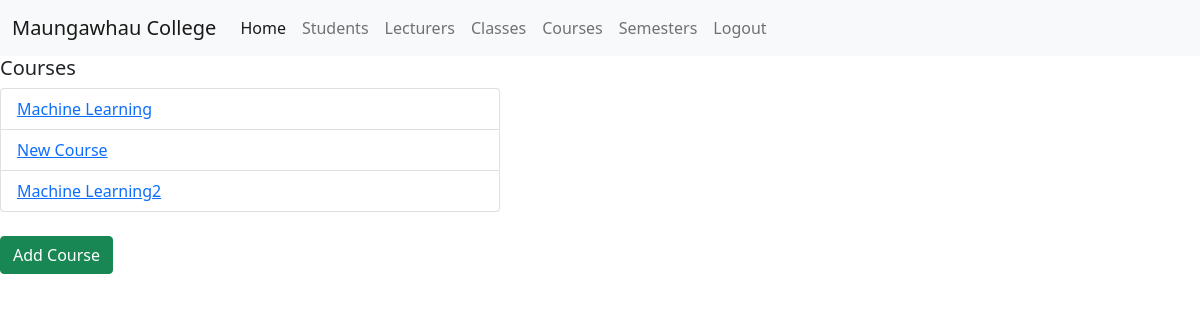
The page /courses/ (signed in) on the database its author committed.
### attendance/models.py (models this page shows, shortened)
class Course(models.Model):
    code = models.CharField(max_length=9)
    name = models.CharField(max_length=50)
    def __str__(self):
        return self.name

### attendance/views.py (the view)
# urls.py: path('courses/', ListCourse.as_view(), name="course-list"),
class ListCourse(ListView):
    model = Course
    template_name = "course/course-list.html"

### attendance/templates/course/course-list.html (shortened to what this page needs)
{% extends 'base.html' %}
{% block content %}
    {% if user.is_authenticated and user.is_superuser %}
        <h5>Courses</h5>
        <ul class="list-group">
            {% for Course in object_list %}
                <li class="list-group-item" style="width: 500px">
                    <a href="{% url 'course-detail' Course.id %}"> {{ Course }}</a>
                </li>
            {% endfor %}
        </ul>
        <br>
        <a href="{% url 'add-course' %}" class="btn btn-success">Add Course</a>
    {% else %}
        <h1>YOU DON'T HAVE ACCESS</h1>
    {% endif %}
{% endblock %}

### rows shown on the page
Course: name "Machine Learning"
Course: name "New Course"
Course: name "Machine Learning2"
